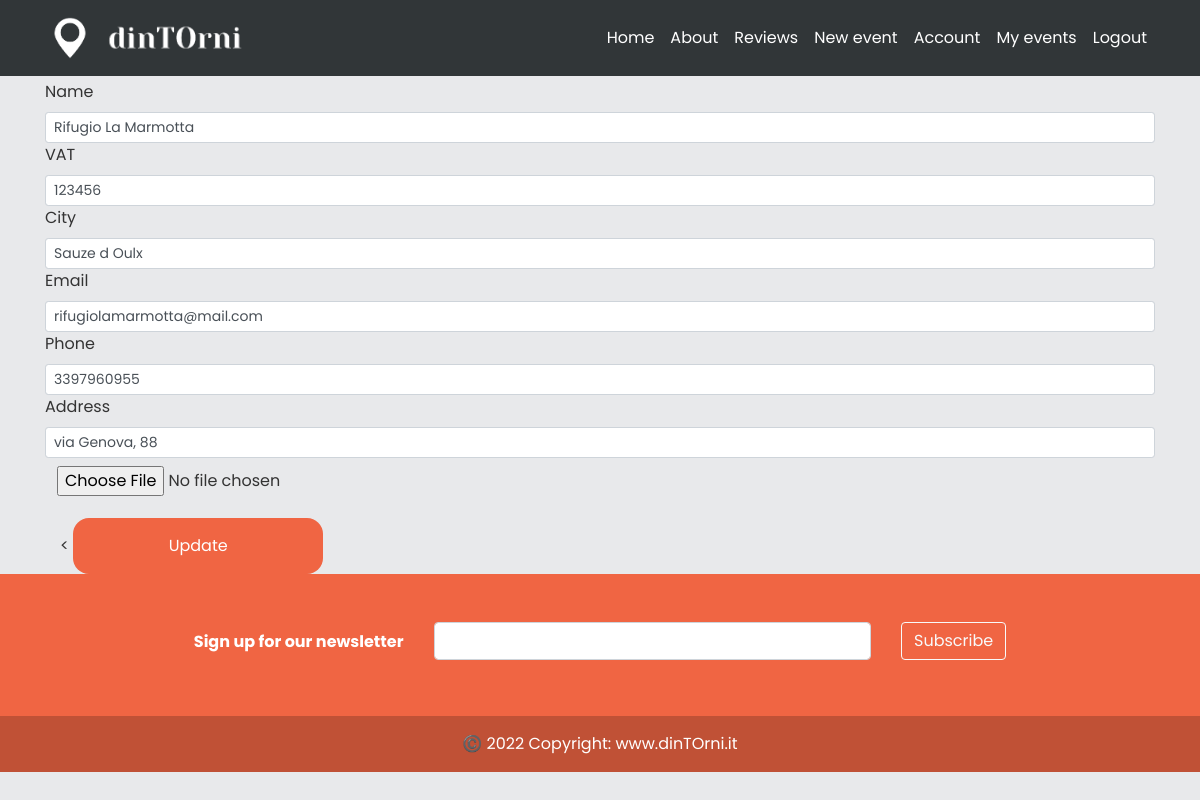
The app's page /account_business (signed in), older data.
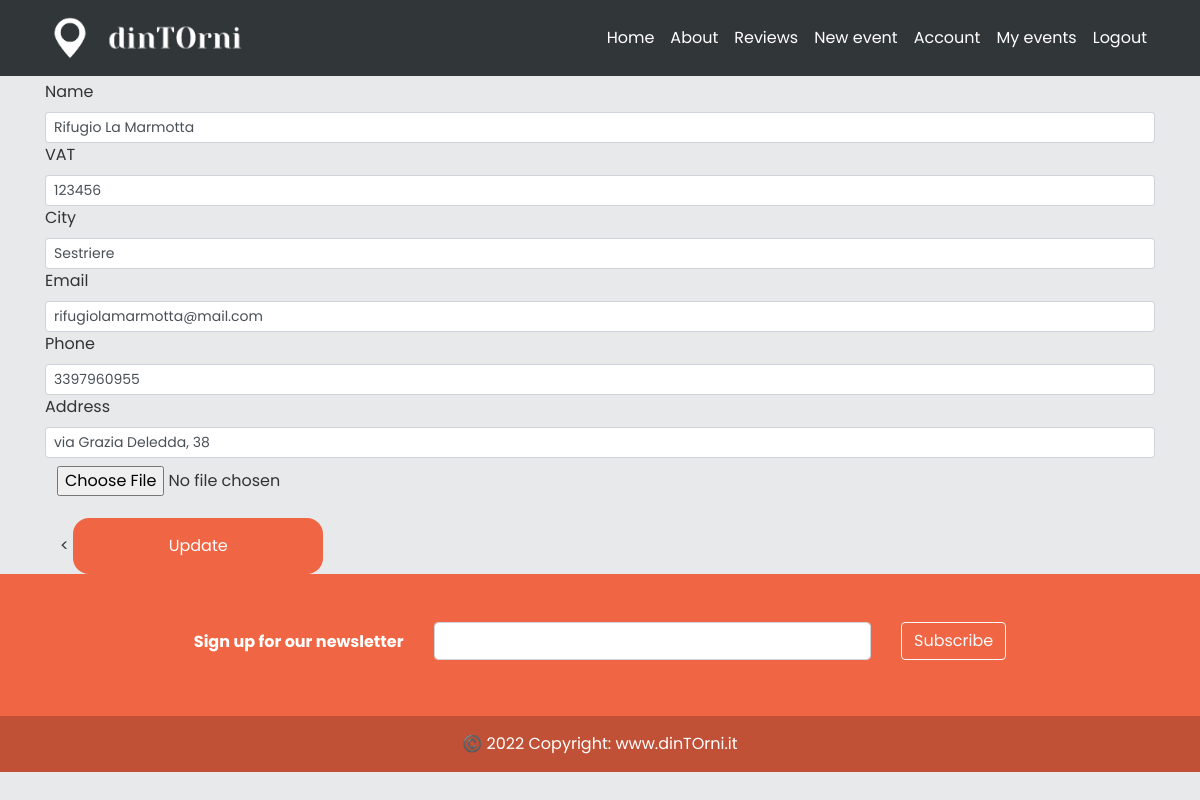
The same page, newer data.
### models.py (models this page shows, shortened)
class User(db.Model, UserMixin):
    _tablename__ = 'user'
    id = db.Column(db.Integer, primary_key=True)
    email = db.Column(db.String(120), unique=True, nullable=False)
    image_file = db.Column(db.String(20), nullable=False, default='default.jpg')
    password = db.Column(db.String(60), nullable=False)
    telephone = db.Column(db.Integer(), nullable=False)
    type= db.Column(db.String(20))
    __mapper_args__={
        'polymorphic_identity': 'user',
        'polymorphic_on': type
    }

class Business(User, db.Model):
    _tablename__ = 'business'
    id = db.Column(db.Integer, db.ForeignKey('user.id'), primary_key=True)
    name = db.Column(db.String(20), unique=True, nullable=False)
    vat_number = db.Column(db.Integer())#rimettere i nullable
    city = db.Column(db.String(20))
    address = db.Column(db.String(30))
    events = db.relationship('Event', backref='creator', lazy=True)
    link_facebook = db.Column(db.String())
    link_instagram = db.Column(db.String())
    link_twitter = db.Column(db.String())
    link_website = db.Column(db.String())
    __mapper_args__ = {
        'polymorphic_identity': 'business',
    }

### app/users/routes.py (the view)
@users.route("/account_business", methods=['GET', 'POST'])
@login_required
def account_business():
    form= UpdateAccountBusinessForm()
    if form.validate_on_submit():
        if form.picture.data:
            picture_file = save_picture(form.picture.data)
            current_user.image_file = picture_file
        current_user.name = form.name.data
        current_user.email = form.email.data
        current_user.vat_number = form.vat_number.data
        current_user.telephone = form.telephone.data
        current_user.city = form.city.data
        current_user.address = form.address.data
        current_user.link_facebook = form.link_facebook.data
        current_user.link_instagram = form.link_instagram.data
        current_user.link_twitter = form.link_twitter.data
        current_user.link_website = form.link_website.data
        db.session.commit()
        flash('your account has been updated', 'success')
        return redirect(url_for('users.account_business'))
    elif request.method == 'GET':
            form.name.data = current_user.name
            form.email.data = current_user.email
            form.vat_number.data = current_user.vat_number
            form.telephone.data = current_user.telephone
            form.city.data = current_user.city
            form.address.data = current_user.address
            form.link_facebook.data = current_user.link_facebook
            form.link_instagram.data = current_user.link_instagram
            form.link_twitter.data = current_user.link_twitter
            form.link_website.data = current_user.link_website
    image_file = url_for('static', filename='profile_pics/'+current_user.image_file)#devo mettere la cartella+la route
    return render_template('update_account_business.html', title='Account Business',image_file=image_file, form=form)

### models.py (called while the page is built)
@login_manager.user_loader
def load_user(email):
    user = User.query.get(email)
    return user

### app/templates/update_account_business.html (shortened to what this page needs)
{% extends "layout.html" %}
{% block content %}
    <form method="POST" action="" enctype="multipart/form-data">
        <label>Name</label>
                {% if form.name.errors %}
                    {{ form.name(class="form-control input-sm form-control-sm is-invalid") }}
                    {% for error in form.name.errors %}
                        <span>{{ error }}</span>
                    {% endfor %}
                {% else %}
                    {{ form.name(class="form-control input-sm form-control-sm") }}
                {% endif %}
                <label>VAT</label>
                {% if form.vat_number.errors %}
                    {{ form.vat_number(class="form-control input-sm form-control-sm is-invalid") }}
                        {% for error in form.vat_number.errors %}
                            <span>{{ error }}</span>
                        {% endfor %}
                {% else %}
                    {{ form.vat_number(class="form-control input-sm form-control-sm") }}
                {% endif %}
                <label>City</label>
                {% if form.city.errors %}
                    {{ form.city(class="form-control input-sm form-control-sm is-invalid") }}
                    {% for error in form.city.errors %}
                        <span>{{ error }}</span>
                    {% endfor %}
                {% else %}
                    {{ form.city(class="form-control input-sm form-control-sm") }}
                {% endif %}
                    <label>Email</label>
                    {% if form.email.errors %}
                        {{ form.email(class="form-control input-sm is-invalid") }}
                            {% for error in form.email.errors %}
                                <span>{{ error }}</span>
                            {% endfor %}
                    {% else %}
                        {{ form.email(class="form-control input-sm form-control-sm") }}
                    {% endif %}
                    <label>Phone</label>
                    {% if form.telephone.errors %}
                        {{ form.telephone(class="form-control input-sm form-control-sm is-invalid") }}
                            {% for error in form.telephone.errors %}
                                <span>{{ error }}</span>
                            {% endfor %}
                    {% else %}
                        {{ form.telephone(class="form-control input-sm form-control-sm") }}
                    {% endif %}
                    <label>Address</label>
                    {% if form.address.errors %}
                        {{ form.address(class="form-control input-sm form-control-sm is-invalid") }}
                            {% for error in form.address.errors %}
                                <span>{{ error }}</span>
                            {% endfor %}
                    {% else %}
                        {{ form.address(class="form-control input-sm form-control-sm") }}
                    {% endif %}
            <div class="form-group justify-content-center align-center">
                {{ form.picture(class="form-control-file pt-2") }}
            </div>
        <div class="container">
                <
                    {{ form.submit(class="btnSubmit text-white", style="background: #F06543; width: 250px;") }}
        </div>
    </form>
{% endblock content %}

Row changes from the older to the newer data that the page shows:
changed Business "Rifugio La Marmotta": city "Sauze d Oulx" → "Sestriere"; address "via Genova, 88" → "via Grazia Deledda, 38"
